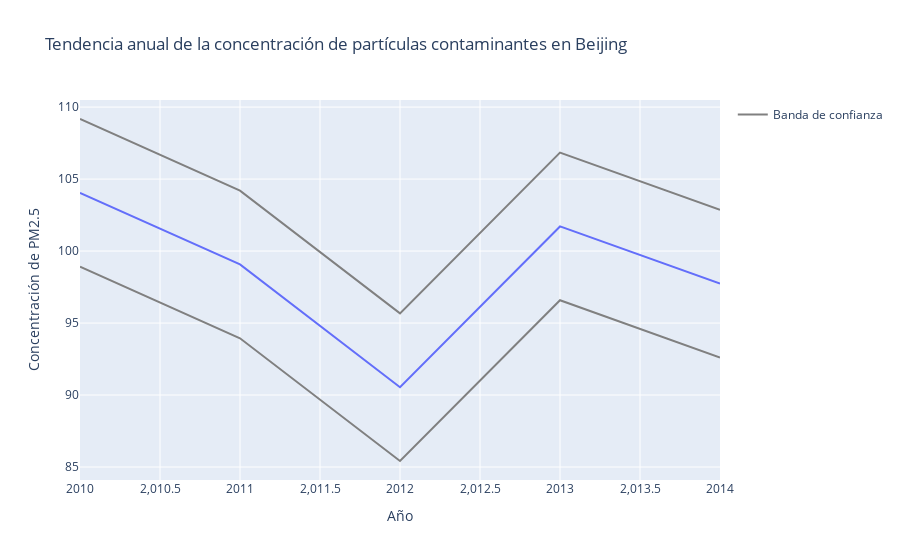

The notebook cell this image was saved under:
### Markdown cell above
Este gráfico muestra la concentración de partículas contaminantes promedio por mes en Beijing. Se utilizó un gráfico de barras para mostrar la media mensual de concentración de PM2.5.

### Code cell
# Calcular la media de la concentración de partículas contaminantes por año
df_yearly = df.groupby('year').mean().reset_index()

# Crear un gráfico interactivo de líneas que muestre la tendencia anual de la concentración de partículas contaminantes
fig = px.line(df_yearly, x='year', y='pm2.5', title='Tendencia anual de la concentración de partículas contaminantes en Beijing')
fig.add_traces(go.Scatter(x=df_yearly['year'], y=df_yearly['pm2.5'] + df_yearly['pm2.5'].std(), mode='lines', line=dict(color='gray'), name='Banda de confianza'))
fig.add_traces(go.Scatter(x=df_yearly['year'], y=df_yearly['pm2.5'] - df_yearly['pm2.5'].std(), mode='lines', line=dict(color='gray'), showlegend=False))
fig.update_xaxes(title='Año')
fig.update_yaxes(title='Concentración de PM2.5')
fig.show()

### Figure 1 — Plotly figure (JSON) as saved in the notebook; plotly's stock layout.template omitted (floating-point values rounded to 4 significant figures)
{"data": [{"hovertemplate": "year=%{x}<br>pm2.5=%{y}<extra></extra>", "legendgroup": "", "line": {"color": "#636efa", "dash": "solid"}, "marker": {"symbol": "circle"}, "mode": "lines", "name": "", "orientation": "v", "showlegend": false, "type": "scatter", "x": [2010, 2011, 2012, 2013, 2014], "xaxis": "x", "y": [104.0, 99.07, 90.55, 101.7, 97.73], "yaxis": "y"}, {"line": {"color": "gray"}, "mode": "lines", "name": "Banda de confianza", "type": "scatter", "x": [2010, 2011, 2012, 2013, 2014], "y": [109.2, 104.2, 95.67, 106.8, 102.9]}, {"line": {"color": "gray"}, "mode": "lines", "showlegend": false, "type": "scatter", "x": [2010, 2011, 2012, 2013, 2014], "y": [98.92, 93.94, 85.42, 96.58, 92.61]}], "layout": {"legend": {"tracegroupgap": 0}, "title": {"text": "Tendencia anual de la concentración de partículas contaminantes en Beijing"}, "xaxis": {"anchor": "y", "domain": [0, 1], "title": {"text": "Año"}}, "yaxis": {"anchor": "x", "domain": [0, 1], "title": {"text": "Concentración de PM2.5"}}}}
